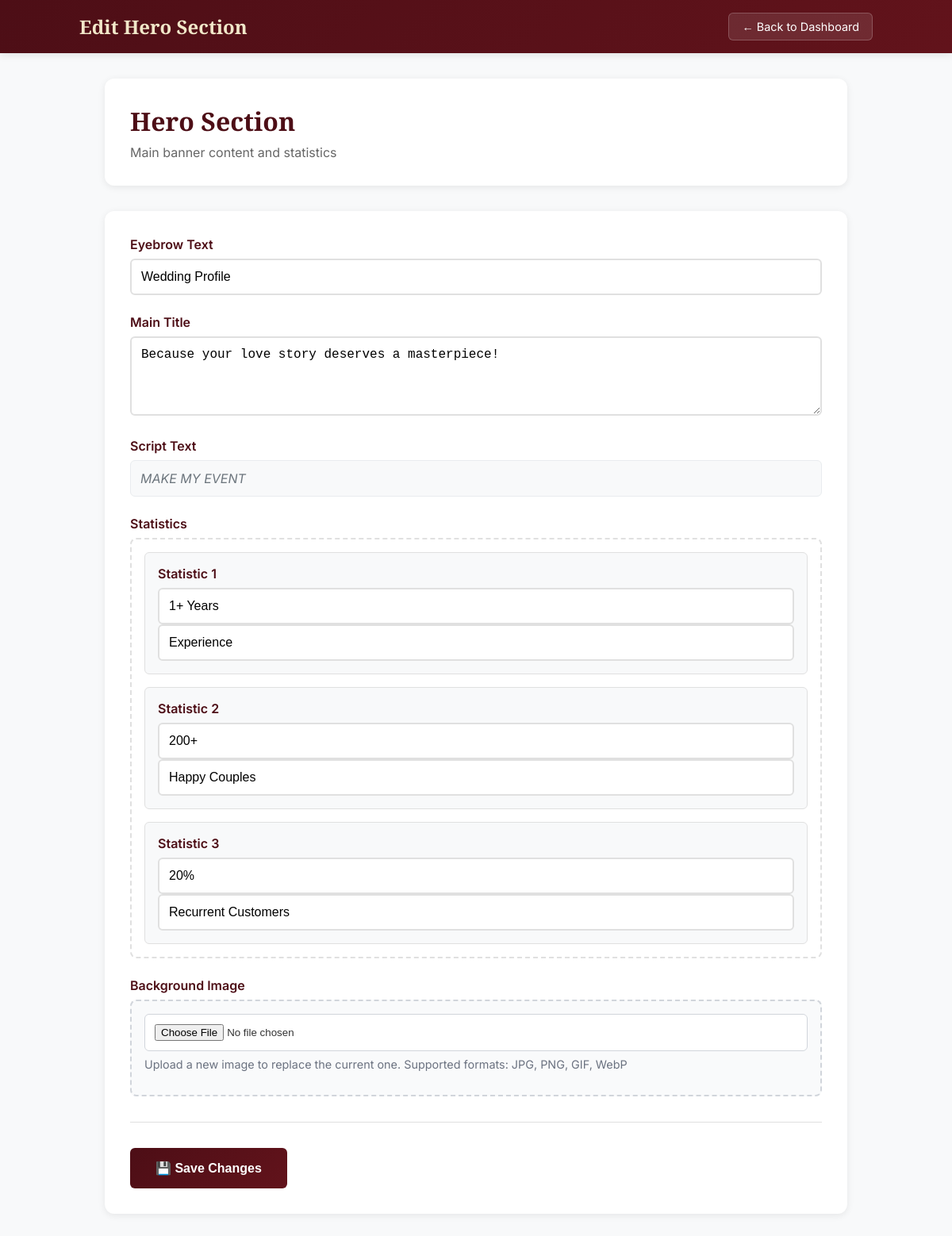
The page /admin/edit-section.php?section=hero (signed in) on the database its author committed.
### tables this page shows
CREATE TABLE content_sections (
            id INTEGER PRIMARY KEY AUTOINCREMENT,
            section_name TEXT UNIQUE NOT NULL,
            content TEXT NOT NULL,
            updated_at TIMESTAMP DEFAULT CURRENT_TIMESTAMP,
            updated_by TEXT
        );

### admin/edit-section.php (the view, shortened to what this page needs)
<?php
$db = new Database();
$conn = $db->getConnection();
$section = $_GET['section'] ?? '';
try {
    $query = "SELECT content FROM content_sections WHERE section_name = ?";
    $stmt = $conn->prepare($query);
    $stmt->execute([$section]);
    $result = $stmt->fetch(PDO::FETCH_ASSOC);
    $current_content = $result ? json_decode($result['content'], true) : [];
} catch (Exception $e) {
    $current_content = [];
}
$config = $section_configs[$section];
?>
<!DOCTYPE html>
<html lang="en">
<head>
</head>
<body>
    <div class="header">
        <div class="header-content">
            <div class="logo">
                <h1>Edit <?php echo $config['title']; ?></h1>
            </div>
            <a href="dashboard.php" class="back-btn">← Back to Dashboard</a>
        </div>
    </div>
    <div class="container">
        <div class="section-header">
            <h2><?php echo $config['title']; ?></h2>
            <p><?php echo $config['description']; ?></p>
        </div>
        <div class="form-container">
            <form method="POST" enctype="multipart/form-data">
                <?php foreach ($config['fields'] as $field_name => $field_config): ?>
                    <div class="form-group">
                        <label><?php echo $field_config['label']; ?></label>
                        <?php if ($field_config['type'] === 'text' || $field_config['type'] === 'email'): ?>
                            <input type="<?php echo $field_config['type']; ?>"
                                   name="content[<?php echo $field_name; ?>]"
                                   value="<?php echo htmlspecialchars($current_content[$field_name] ?? ''); ?>">
                        <?php elseif ($field_config['type'] === 'readonly'): ?>
                            <div class="readonly-field">
                                <?php echo htmlspecialchars($current_content[$field_name] ?? 'No content set'); ?>
                            </div>
                        <?php elseif ($field_config['type'] === 'textarea'): ?>
                            <textarea name="content[<?php echo $field_name; ?>]" rows="3"><?php echo htmlspecialchars($current_content[$field_name] ?? ''); ?></textarea>
                        <?php elseif ($field_config['type'] === 'stats'): ?>
                            <div class="stats-container">
                                <?php $stats = $current_content[$field_name] ?? []; ?>
                                <?php foreach ($stats as $index => $stat): ?>
                                    <div class="stat-item">
                                        <div class="item-header">
                                            <span class="item-title">Statistic <?php echo $index + 1; ?></span>
                                        </div>
                                        <input type="text" placeholder="Number (e.g., 10+ Years)"
                                               name="content[<?php echo $field_name; ?>][<?php echo $index; ?>][number]"
                                               value="<?php echo htmlspecialchars($stat['number'] ?? ''); ?>">
                                        <input type="text" placeholder="Label (e.g., Experience)"
                                               name="content[<?php echo $field_name; ?>][<?php echo $index; ?>][label]"
                                               value="<?php echo htmlspecialchars($stat['label'] ?? ''); ?>">
                                    </div>
                                <?php endforeach; ?>
                            </div>
                        <?php elseif ($field_config['type'] === 'file'): ?>
                            <div class="file-upload-container">
                                <input type="file" name="<?php echo $field_name; ?>"
                                       accept="image/*" class="file-input">
                                <p class="help-text">Upload a new image to replace the current one. Supported formats: JPG, PNG, GIF, WebP</p>
                            </div>
                        <?php endif; ?>
                    </div>
                <?php endforeach; ?>
                <div class="form-actions">
                    <button type="submit" name="update_content" class="save-btn">
                        💾 Save Changes
                    </button>
                </div>
            </form>
        </div>
    </div>
</body>
</html>

### admin/edit-section.php (style rules this page uses)
* { box-sizing: border-box; }
body { margin: 0; font-family: Inter, system-ui, sans-serif; background: #f8f9fa; color: #333; }
.header { background: linear-gradient(135deg, #4d0e16 0%, #62131b 100%); color: white; padding: 1rem 2rem; box-shadow: 0 2px 10px rgba(0,0,0,0.1); }
.header-content { display: flex; justify-content: space-between; align-items: center; max-width: 1000px; margin: 0 auto; }
.logo h1 { font-family: "Playfair Display", serif; margin: 0; font-size: 1.5rem; color: #f1e7c9; }
.back-btn { background: rgba(255, 255, 255, 0.1); color: white; padding: 0.5rem 1rem; border: 1px solid rgba(255, 255, 255, 0.2); border-radius: 6px; text-decoration: none; font-size: 0.9rem; transition: all 0.3s ease; }
.container { max-width: 1000px; margin: 0 auto; padding: 2rem; }
.section-header { background: white; padding: 2rem; border-radius: 12px; box-shadow: 0 2px 10px rgba(0,0,0,0.08); margin-bottom: 2rem; }
.section-header h2 { font-family: "Playfair Display", serif; color: #4d0e16; margin: 0 0 0.5rem 0; font-size: 2rem; }
.section-header p { color: #666; margin: 0; }
.form-container { background: white; padding: 2rem; border-radius: 12px; box-shadow: 0 2px 10px rgba(0,0,0,0.08); }
.form-group { margin-bottom: 1.5rem; }
label { display: block; margin-bottom: 0.5rem; font-weight: 600; color: #4d0e16; }
input[type="text"], input[type="email"], textarea { width: 100%; padding: 0.75rem; border: 2px solid #e0e0e0; border-radius: 6px; font-size: 1rem; transition: border-color 0.3s ease; }
textarea { min-height: 100px; resize: vertical; }
.stats-container, .segments-container, .navigation-container { border: 2px dashed #e0e0e0; border-radius: 8px; padding: 1rem; }
.stat-item, .segment-item, .nav-item { background: #f8f9fa; padding: 1rem; margin-bottom: 1rem; border-radius: 6px; border: 1px solid #e0e0e0; }
.stat-item:last-child, .segment-item:last-child, .nav-item:last-child { margin-bottom: 0; }
.item-header { display: flex; justify-content: between; align-items: center; margin-bottom: 0.5rem; }
.item-title { font-weight: 600; color: #4d0e16; }
.form-actions { display: flex; gap: 1rem; margin-top: 2rem; padding-top: 2rem; border-top: 1px solid #e0e0e0; }
.save-btn { background: linear-gradient(135deg, #4d0e16 0%, #62131b 100%); color: white; padding: 1rem 2rem; border: none; border-radius: 6px; font-size: 1rem; font-weight: 600; cursor: pointer; transition: all 0.3s ease; }
.file-upload-container { border: 2px dashed #d1d5db; border-radius: 8px; padding: 1rem; background: #f9fafb; }
.file-input { width: 100%; padding: 0.75rem; border: 1px solid #d1d5db; border-radius: 6px; background: white; }
.help-text { margin-top: 0.5rem; font-size: 0.9rem; color: #6b7280; }
.readonly-field { background: #f8f9fa; padding: 0.75rem; border: 1px solid #e9ecef; border-radius: 6px; color: #6c757d; font-style: italic; }

### rows shown on the page
content_sections: content "Wedding Profile", content "Because your love story deserves a masterpiece!", content "MAKE MY EVENT"

### other values the page prints
$config['title'] "Hero Section"
$config['description'] "Main banner content and statistics"
$field_config['label'] "Eyebrow Text"
$field_config['label'] "Main Title"
$field_config['label'] "Script Text"
$field_config['label'] "Statistics"
$field_config['label'] "Background Image"
